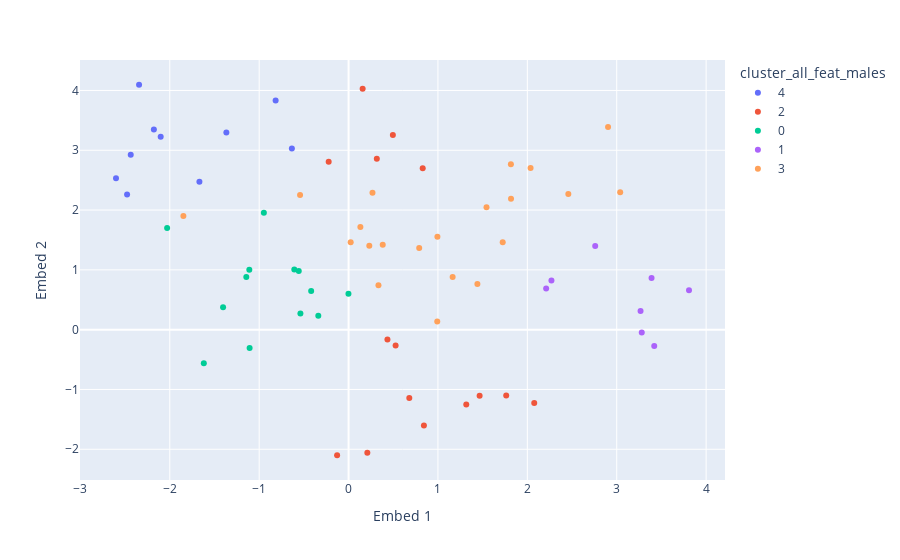

Notebook code cell kept with this figure:
### Code cell
px.scatter(data_frame = X_only_males, x = 'Embed 1', y = 'Embed 2', color = 'cluster_all_feat_males')

### Figure 1 — Plotly figure (JSON) as saved in the notebook; plotly's stock layout.template omitted (floating-point values rounded to 4 significant figures)
{"data": [{"hovertemplate": "cluster_all_feat_males=4<br>Embed 1=%{x}<br>Embed 2=%{y}<extra></extra>", "legendgroup": "4", "marker": {"color": "#636efa", "symbol": "circle"}, "mode": "markers", "name": "4", "orientation": "v", "showlegend": true, "type": "scatter", "x": [-2.102, -2.602, -1.669, -1.367, -2.478, -2.344, -2.178, -0.6344, -0.816, -2.437], "xaxis": "x", "y": [3.225, 2.532, 2.473, 3.297, 2.261, 4.096, 3.349, 3.029, 3.831, 2.925], "yaxis": "y"}, {"hovertemplate": "cluster_all_feat_males=2<br>Embed 1=%{x}<br>Embed 2=%{y}<extra></extra>", "legendgroup": "2", "marker": {"color": "#EF553B", "symbol": "circle"}, "mode": "markers", "name": "2", "orientation": "v", "showlegend": true, "type": "scatter", "x": [-0.2224, 2.077, 0.1576, -0.1283, 0.5262, 1.466, 0.8429, 0.4954, 1.317, 0.8295, 0.4349, 1.764, 0.316, 0.21, 0.6793], "xaxis": "x", "y": [2.808, -1.227, 4.029, -2.1, -0.2644, -1.104, -1.602, 3.257, -1.25, 2.701, -0.1627, -1.099, 2.858, -2.058, -1.143], "yaxis": "y"}, {"hovertemplate": "cluster_all_feat_males=0<br>Embed 1=%{x}<br>Embed 2=%{y}<extra></extra>", "legendgroup": "0", "marker": {"color": "#00cc96", "symbol": "circle"}, "mode": "markers", "name": "0", "orientation": "v", "showlegend": true, "type": "scatter", "x": [-0.4184, -0.3386, -0.9477, -1.144, -1.619, -1.11, -0.5387, -0.5572, -2.03, -0.6071, -0.001357, -1.404, -1.107], "xaxis": "x", "y": [0.6452, 0.232, 1.956, 0.8813, -0.563, 1.001, 0.2703, 0.9826, 1.701, 1.006, 0.6018, 0.3765, -0.3078], "yaxis": "y"}, {"hovertemplate": "cluster_all_feat_males=1<br>Embed 1=%{x}<br>Embed 2=%{y}<extra></extra>", "legendgroup": "1", "marker": {"color": "#ab63fa", "symbol": "circle"}, "mode": "markers", "name": "1", "orientation": "v", "showlegend": true, "type": "scatter", "x": [3.42, 2.27, 3.28, 3.266, 2.759, 3.809, 3.389, 2.21], "xaxis": "x", "y": [-0.2749, 0.8205, -0.04736, 0.313, 1.4, 0.6575, 0.8629, 0.689], "yaxis": "y"}, {"hovertemplate": "cluster_all_feat_males=3<br>Embed 1=%{x}<br>Embed 2=%{y}<extra></extra>", "legendgroup": "3", "marker": {"color": "#FFA15A", "symbol": "circle"}, "mode": "markers", "name": "3", "orientation": "v", "showlegend": true, "type": "scatter", "x": [0.02366, 1.164, 1.816, 2.036, 0.2675, 2.903, -1.848, 0.2319, 0.9939, 1.441, 1.818, 0.7903, 0.3345, 0.9921, 3.039, 0.3822, 1.724, 1.543, -0.5426, 2.459, 0.1322], "xaxis": "x", "y": [1.461, 0.8806, 2.765, 2.703, 2.289, 3.387, 1.901, 1.401, 1.555, 0.7652, 2.188, 1.366, 0.7434, 0.1363, 2.296, 1.422, 1.463, 2.048, 2.25, 2.27, 1.716], "yaxis": "y"}], "layout": {"legend": {"title": {"text": "cluster_all_feat_males"}, "tracegroupgap": 0}, "margin": {"t": 60}, "xaxis": {"anchor": "y", "domain": [0, 1], "title": {"text": "Embed 1"}}, "yaxis": {"anchor": "x", "domain": [0, 1], "title": {"text": "Embed 2"}}}}
